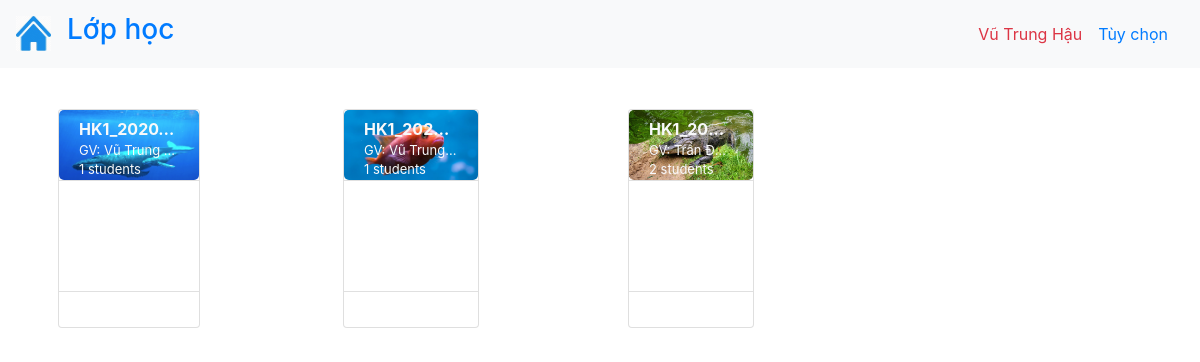
Page /index.php (signed in) on the committed database.
### tables this page shows
CREATE TABLE `class` (
  `classId` varchar(100) NOT NULL,
  `className` text NOT NULL,
  `creatorname` varchar(100) NOT NULL,
  `courseName` varchar(1000) NOT NULL,
  `room` varchar(20) NOT NULL,
  `picture` text NOT NULL
);

### src/index.php (the view, shortened to what this page needs)
<?php
	require_once('database.php');
	$root = "./admin";
?>
<!DOCTYPE html>
<html lang="en">
<head>
  <link rel="stylesheet" href="style.css">
  <link rel="stylesheet" href="https://maxcdn.bootstrapcdn.com/bootstrap/4.5.2/css/bootstrap.min.css">
</head>
</head>
</head>
<body>
	<nav class="navbar navbar-expand-sm bg-light">
	  <a href="index.php" class="navbar-brand"><img src="./image/home_icon.jpg" class="float-left" width="35px" height="35px"></a>
	  <a class="navbar-brand" href="index.php"><h3>Lớp học</h3></a>
	  <div class="navbar-collapse collapse" id="navb" style="">
		<form class="form-inline my-2 my-lg-0 ml-auto">
			<td class="text-right">
              <span class = "text-danger"><?= $_SESSION['name'] ?></span>
            </td>
		  <ul class="nav">
			<li class="nav-item dropdown">
			  <a class="nav-link dropdown-toggler" href="#" data-toggle="dropdown">Tùy chọn</a>
			</li>
		  </ul>
		</form>
	  </div>
	</nav>
<div class="container mt-4">
    <div class="row">
		<?php
			$name = $_SESSION['name'];
			$conn = open_database();
			$sql = "select * from class where creatorname = '$name'";
			$result = $conn->query($sql);
			$arry = array();
			$i = 0;
			if($_SESSION['type']==1 || $_SESSION['type']==0){
				if ($result->num_rows > 0) {
				  while($row = $result->fetch_assoc()) {
						$classId = $row['classId'];
						$pathpicture = $root."/".$row['picture'];
						$arry[$i] = $i+1;
						$amnt = $arry[$i];
						$i++;
						$count = 0;
						$sql = "select * from user";
						$result1 = $conn->query($sql);
						if ($result1->num_rows > 0) {
							while($data = $result1->fetch_assoc()){
								$arr = explode(",",$data['class']);
								$x = 0;
							  while($x<count($arr)) {
								if($classId === $arr[$x]){
									$count++;
								}
								$x++;
							  }
						  }
						}
		?>
			<div class="col-xl-3 col-lg-3 col-md-4 col-sm-6 col-12">
			<form method="post" action="">
				<button class="btn" name ="card" value = "<?= $amnt ?>">
				<div class="card" >
					<img class="card-img-top" src="<?= $pathpicture ?>" height="70px">
					<div class="card-img-overlay">
						<span class="card-text1"><a class = "text-light"><?= $row["className"] ?></a></span>
						<span class="card-text2 text-light" >GV: <?= $row["creatorname"] ?></span>
						<span class="card-text3 text-light" ><?= $count ?> students</span>
					</div>
					<div class="card-body1" style="padding-top: 110px; outline-color: grey"></div>
					<div class="card-body2" ></div>
				</div>
				</button>
			</form>
			</div>
		<?php
				}
			}
		}
			$name = $_SESSION['name'];
			$conn = open_database();
			$sql = "select class from user where fullname = '$name'";
			$result = $conn->query($sql);
			$data = $result->fetch_assoc();
			$arr = explode(",",$data['class']);
			$sql = "SELECT * FROM class";
			$result = $conn->query($sql);
			if ($result->num_rows > 0) {
				while($row = $result->fetch_assoc()){
					$x = 0;
				  while($x<count($arr)) {
					if($row["classId"] === $arr[$x]){
						$classId = $row["classId"];
						$pathpicture = $root."/".$row['picture'];
						$arry[$i] = $i+1;
						$amnt = $arry[$i];
						$i++;
						$count = 0;
						$sql1 = "select * from user";
						$result1 = $conn->query($sql1);
						if ($result1->num_rows > 0) {
							while($data1 = $result1->fetch_assoc()){
								$arr1 = explode(",",$data1['class']);
								$x1 = 0;
							  while($x1<count($arr1)) {
								if($classId === $arr1[$x1]){
									$count++;
								}
								$x1++;
							  }
						  }
						}
						 ?>
							<div class="col-xl-3 col-lg-3 col-md-4 col-sm-6 col-12">
							<form method="post" action="">
							<button class="btn" name ="card" value = "<?= $amnt ?>">
								<div class="card" >
									<img class="card-img-top" src="<?= $pathpicture ?>" height="70px">
									<div class="card-img-overlay">
										<span class="card-text1"><a class = "text-light"><?= $row["className"] ?></a></span>
										<span class="card-text2 text-light">GV: <?= $row["creatorname"] ?></span>
										<span class="card-text3 text-light"><?= $count ?> students</span>
									</div>
									<div class="card-body1" style="padding-top: 110px; outline-color: grey"></div>
									<div class="card-body2" ></div>
								</div>
							</button>
							</form>
							</div>
						<?php
					}
					 $x++;
				  }
				}
			}
		?>
	</div>
</div>
</body>
</html>

### src/database.php (shortened to what this page needs)
<link rel="stylesheet" href="style.css">

### src/style.css (style rules this page uses)
.card img { border-radius:5px; }
.card { width: 100%; display: block; padding-bottom: 15px; color: white; background-clip: padding-box; overflow: hidden; position: relative; text-align: left; margin-top: 10px; transition: 0.3s; }
.card-img-overlay { padding-top: 5px; }
.card-img-overlay .card-text1 { font-weight: bold; overflow: hidden; white-space: nowrap; text-overflow: ellipsis; display: block; font-size: 16px; margin-top:-13px; }
.card .card-img-overlay .card-text2 { display: block; overflow: hidden; white-space: nowrap; text-overflow: ellipsis; font-size: 13px; }
.card .card-img-overlay .card-text3 { text-overflow: ellipsis; overflow: hidden; white-space: nowrap; display: block; font-size: 13px; margin-bottom: 30px; }
.card .card-body1 { padding-top: 40px; border-top: .0625rem solid #e0e0e0; line-height: 0; }
.card .card-body2 { border-top: .0625rem solid #e0e0e0; line-height: 0; padding: 10px; }

### rows in the picture
class: picture (picture), className "HK1_2020…", creatorname "Vũ Trung…", count "1"
class: $amnt 2 (drawn), picture (picture), className "HK1_202…", creatorname "Vũ Trung…", count "1"
class: $amnt 3 (drawn), picture (picture), className "HK1_20…", creatorname "Trần Đ…", count "2"

### other values in the picture
$_SESSION['name'] "Vũ Trung Hậu"
